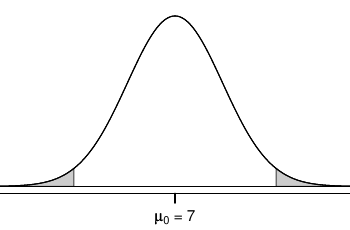

Write the R code that produced this figure.

pdf('pValueTwoSidedSleepStudy.pdf', 3.5, 2.3)

#===> plot <===#
par(las=1, mar=c(1.8,0,0.5,0), mgp=c(3,0.6,0))
X <- seq(-4,4,0.01)
Y <- dnorm(X)
plot(X, Y, type='l', axes=F, xlim=c(-3.4,3.4))
axis(1, at=c(-5, 0, 5), label=expression(0, mu[0]*' = 7', 0), cex.axis=0.9)
these <- which(X*0.17 + 7 >= 7.36)
polygon(c(X[these[1]], X[these],X[rev(these)[1]]), c(0,Y[these],0), col='#CCCCCC', border='#000000BB')
these <- which(X*0.17 + 7 <= 6.64)
polygon(c(X[these[1]], X[these],X[rev(these)[1]]), c(0,Y[these],0), col='#CCCCCC', border='#000000BB')

#arrows(1.3,0.28, 0.43, 0.28, length=0.07)
#text(-.88, 0.13, '  40%\n(0.40)', cex=0.8)

lines(X, Y)
abline(h=0)


dev.off()
